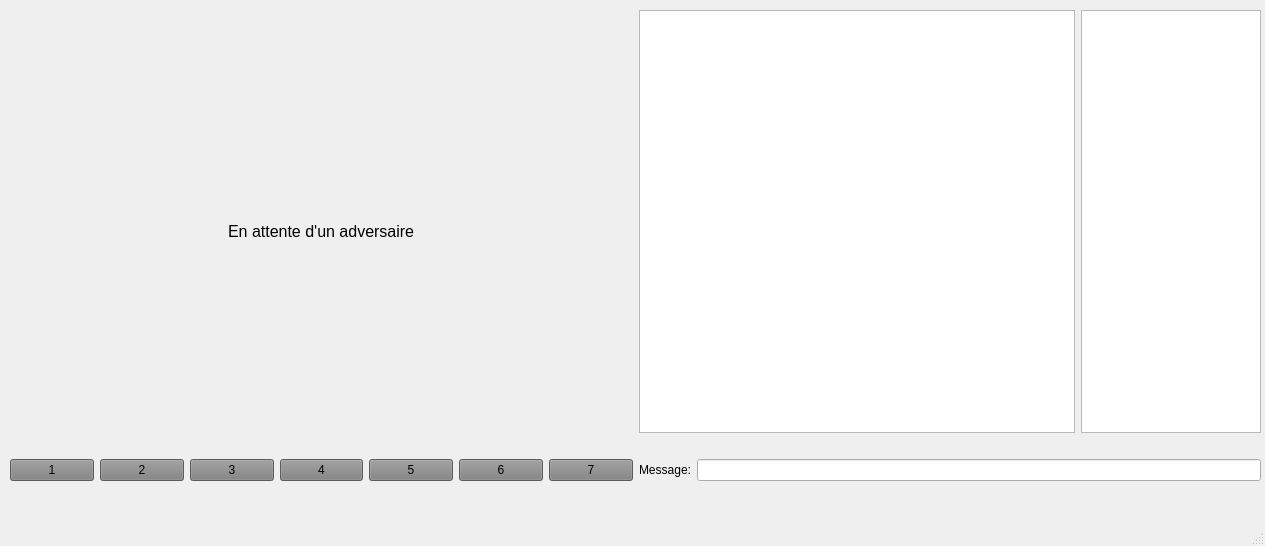
<?xml version="1.0" encoding="UTF-8"?>
<ui version="4.0">
 <class>MainWindow</class>
 <widget class="QMainWindow" name="MainWindow">
  <property name="geometry">
   <rect>
    <x>0</x>
    <y>0</y>
    <width>1265</width>
    <height>546</height>
   </rect>
  </property>
  <property name="windowTitle">
   <string>MainWindow</string>
  </property>
  <widget class="QWidget" name="centralwidget">
   <widget class="QWidget" name="horizontalLayoutWidget">
    <property name="geometry">
     <rect>
      <x>10</x>
      <y>10</y>
      <width>1251</width>
      <height>471</height>
     </rect>
    </property>
    <layout class="QHBoxLayout" name="horizontalLayout">
     <item>
      <layout class="QVBoxLayout" name="verticalLayout">
       <item>
        <layout class="QHBoxLayout" name="horizontalLayout_2">
         <item>
          <spacer name="horizontalSpacer">
           <property name="orientation">
            <enum>Qt::Horizontal</enum>
           </property>
           <property name="sizeHint" stdset="0">
            <size>
             <width>40</width>
             <height>20</height>
            </size>
           </property>
          </spacer>
         </item>
         <item>
          <widget class="QLabel" name="label_status">
           <property name="font">
            <font>
             <pointsize>12</pointsize>
            </font>
           </property>
           <property name="text">
            <string>En attente d'un adversaire</string>
           </property>
          </widget>
         </item>
         <item>
          <spacer name="horizontalSpacer_2">
           <property name="orientation">
            <enum>Qt::Horizontal</enum>
           </property>
           <property name="sizeHint" stdset="0">
            <size>
             <width>40</width>
             <height>20</height>
            </size>
           </property>
          </spacer>
         </item>
        </layout>
       </item>
       <item>
        <layout class="QGridLayout" name="gridLayout_button">
         <item row="1" column="3">
          <widget class="QPushButton" name="pushButton_4">
           <property name="styleSheet">
            <string notr="true">QPushButton {
     background-color: grey;
 }</string>
           </property>
           <property name="text">
            <string>4</string>
           </property>
          </widget>
         </item>
         <item row="1" column="1">
          <widget class="QPushButton" name="pushButton_2">
           <property name="styleSheet">
            <string notr="true">QPushButton {
     background-color: grey;
 }
 QPushButton:pressed {
     background-color: blue;    
 }</string>
           </property>
           <property name="text">
            <string>2</string>
           </property>
          </widget>
         </item>
         <item row="1" column="5">
          <widget class="QPushButton" name="pushButton_6">
           <property name="styleSheet">
            <string notr="true">QPushButton {
     background-color: grey;
 }</string>
           </property>
           <property name="text">
            <string>6</string>
           </property>
          </widget>
         </item>
         <item row="1" column="6">
          <widget class="QPushButton" name="pushButton_7">
           <property name="styleSheet">
            <string notr="true">QPushButton {
     background-color: grey;
 }</string>
           </property>
           <property name="text">
            <string>7</string>
           </property>
          </widget>
         </item>
         <item row="1" column="2">
          <widget class="QPushButton" name="pushButton_3">
           <property name="styleSheet">
            <string notr="true">QPushButton {
     background-color: grey;
 }</string>
           </property>
           <property name="text">
            <string>3</string>
           </property>
          </widget>
         </item>
         <item row="1" column="4">
          <widget class="QPushButton" name="pushButton_5">
           <property name="styleSheet">
            <string notr="true">QPushButton {
     background-color: grey;
 }</string>
           </property>
           <property name="text">
            <string>5</string>
           </property>
          </widget>
         </item>
         <item row="1" column="0">
          <widget class="QPushButton" name="pushButton_1">
           <property name="styleSheet">
            <string notr="true">QPushButton {
     background-color: grey;
 }
 QPushButton:pressed {
     background-color: rgb(224, 0, 0);    
 }</string>
           </property>
           <property name="text">
            <string>1</string>
           </property>
          </widget>
         </item>
        </layout>
       </item>
       <item>
        <layout class="QGridLayout" name="gridLayout_board"/>
       </item>
      </layout>
     </item>
     <item>
      <layout class="QVBoxLayout" name="verticalLayout_3">
       <item>
        <layout class="QHBoxLayout" name="_3">
         <property name="spacing">
          <number>6</number>
         </property>
         <property name="leftMargin">
          <number>0</number>
         </property>
         <property name="topMargin">
          <number>0</number>
         </property>
         <property name="rightMargin">
          <number>0</number>
         </property>
         <property name="bottomMargin">
          <number>0</number>
         </property>
         <item>
          <widget class="QTextEdit" name="textEdit_users_messages">
           <property name="focusPolicy">
            <enum>Qt::NoFocus</enum>
           </property>
           <property name="readOnly">
            <bool>true</bool>
           </property>
          </widget>
         </item>
         <item>
          <widget class="QListWidget" name="listWidget">
           <property name="maximumSize">
            <size>
             <width>180</width>
             <height>16777215</height>
            </size>
           </property>
           <property name="focusPolicy">
            <enum>Qt::NoFocus</enum>
           </property>
          </widget>
         </item>
        </layout>
       </item>
       <item>
        <spacer name="verticalSpacer_2">
         <property name="orientation">
          <enum>Qt::Vertical</enum>
         </property>
         <property name="sizeType">
          <enum>QSizePolicy::Minimum</enum>
         </property>
         <property name="sizeHint" stdset="0">
          <size>
           <width>20</width>
           <height>20</height>
          </size>
         </property>
        </spacer>
       </item>
       <item>
        <layout class="QHBoxLayout" name="_4">
         <property name="spacing">
          <number>6</number>
         </property>
         <property name="leftMargin">
          <number>0</number>
         </property>
         <property name="topMargin">
          <number>0</number>
         </property>
         <property name="rightMargin">
          <number>0</number>
         </property>
         <property name="bottomMargin">
          <number>0</number>
         </property>
         <item>
          <widget class="QLabel" name="label_4">
           <property name="text">
            <string>Message:</string>
           </property>
          </widget>
         </item>
         <item>
          <widget class="QLineEdit" name="lineEdit_message_to_send"/>
         </item>
        </layout>
       </item>
      </layout>
     </item>
    </layout>
   </widget>
  </widget>
  <widget class="QMenuBar" name="menubar">
   <property name="geometry">
    <rect>
     <x>0</x>
     <y>0</y>
     <width>1265</width>
     <height>31</height>
    </rect>
   </property>
  </widget>
  <widget class="QStatusBar" name="statusbar"/>
 </widget>
 <resources/>
 <connections/>
</ui>
